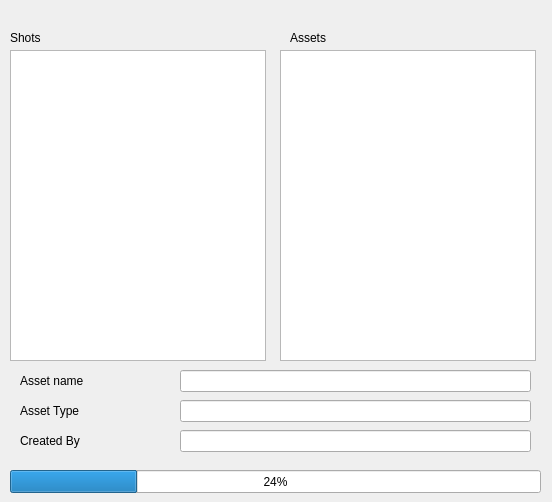
<?xml version="1.0" encoding="UTF-8"?>
<ui version="4.0">
 <class>Dialog</class>
 <widget class="QDialog" name="Dialog">
  <property name="geometry">
   <rect>
    <x>0</x>
    <y>0</y>
    <width>552</width>
    <height>502</height>
   </rect>
  </property>
  <property name="windowTitle">
   <string>Dialog</string>
  </property>
  <widget class="QListView" name="listView">
   <property name="geometry">
    <rect>
     <x>10</x>
     <y>50</y>
     <width>256</width>
     <height>311</height>
    </rect>
   </property>
  </widget>
  <widget class="QLabel" name="label">
   <property name="geometry">
    <rect>
     <x>10</x>
     <y>30</y>
     <width>161</width>
     <height>16</height>
    </rect>
   </property>
   <property name="text">
    <string>Shots</string>
   </property>
  </widget>
  <widget class="QLabel" name="label_2">
   <property name="geometry">
    <rect>
     <x>290</x>
     <y>30</y>
     <width>161</width>
     <height>16</height>
    </rect>
   </property>
   <property name="text">
    <string>Assets</string>
   </property>
  </widget>
  <widget class="QListView" name="listView_2">
   <property name="geometry">
    <rect>
     <x>280</x>
     <y>50</y>
     <width>256</width>
     <height>311</height>
    </rect>
   </property>
  </widget>
  <widget class="QProgressBar" name="progressBar">
   <property name="geometry">
    <rect>
     <x>10</x>
     <y>470</y>
     <width>531</width>
     <height>23</height>
    </rect>
   </property>
   <property name="value">
    <number>24</number>
   </property>
  </widget>
  <widget class="QLabel" name="label_3">
   <property name="geometry">
    <rect>
     <x>20</x>
     <y>370</y>
     <width>81</width>
     <height>21</height>
    </rect>
   </property>
   <property name="text">
    <string>Asset name</string>
   </property>
  </widget>
  <widget class="QLabel" name="label_4">
   <property name="geometry">
    <rect>
     <x>20</x>
     <y>400</y>
     <width>131</width>
     <height>21</height>
    </rect>
   </property>
   <property name="text">
    <string>Asset Type</string>
   </property>
  </widget>
  <widget class="QLabel" name="label_5">
   <property name="geometry">
    <rect>
     <x>20</x>
     <y>430</y>
     <width>121</width>
     <height>21</height>
    </rect>
   </property>
   <property name="text">
    <string>Created By</string>
   </property>
  </widget>
  <widget class="QLineEdit" name="asset_name">
   <property name="geometry">
    <rect>
     <x>180</x>
     <y>370</y>
     <width>351</width>
     <height>22</height>
    </rect>
   </property>
  </widget>
  <widget class="QLineEdit" name="asset_type">
   <property name="geometry">
    <rect>
     <x>180</x>
     <y>400</y>
     <width>351</width>
     <height>22</height>
    </rect>
   </property>
  </widget>
  <widget class="QLineEdit" name="created_by">
   <property name="geometry">
    <rect>
     <x>180</x>
     <y>430</y>
     <width>351</width>
     <height>22</height>
    </rect>
   </property>
  </widget>
 </widget>
 <resources/>
 <connections/>
</ui>
